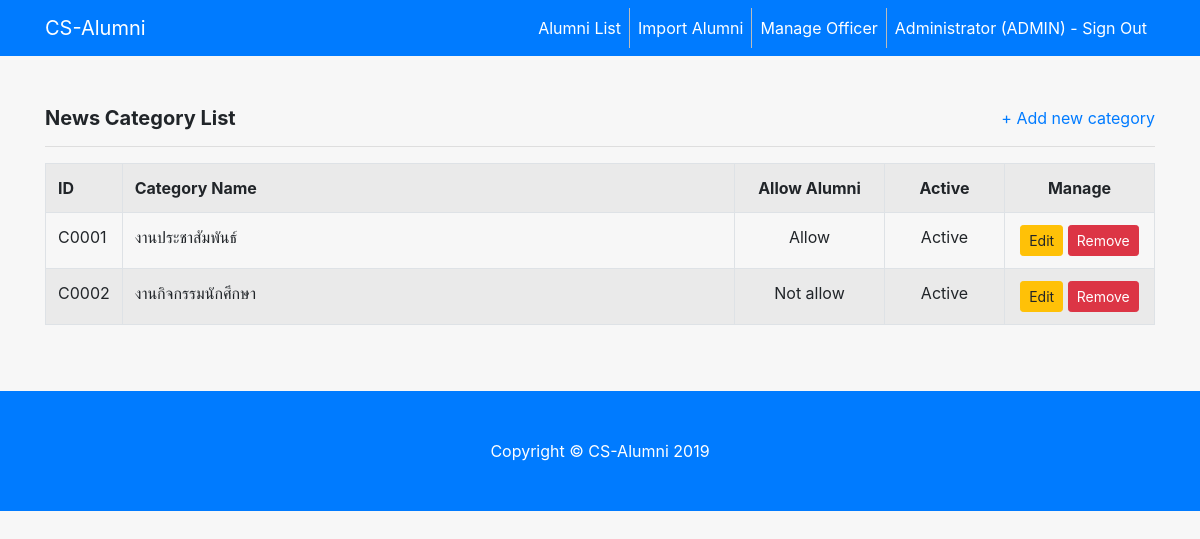
Screenshot of /news_category.php (signed in) with the database file from the repository.
### tables this page shows
CREATE TABLE `news_category` (
  `CategoryCode` varchar(5) NOT NULL,
  `CategoryName` varchar(100) NOT NULL,
  `AllowAlumni` int(11) NOT NULL,
  `Active` int(11) NOT NULL,
  `CreatedOn` datetime NOT NULL,
  `CreatedBy` varchar(10) NOT NULL,
  `UpdatedOn` datetime DEFAULT NULL,
  `UpdatedBy` varchar(10) DEFAULT NULL
);

### services/util_service.php (called while the page is built, shortened)
<?php session_start();
function GetConnection()
{
    $conn = new mysqli(DBConnection::$host, DBConnection::$username, DBConnection::$password, DBConnection::$database_name);
    mysqli_query($conn,"SET character_set_results=utf8");
    mysqli_query($conn,"SET character_set_client=utf8");
    mysqli_query($conn,"SET character_set_connection=utf8");
    return $conn;
}
function SelectRows($sql)
{
	$connextion = GetConnection();
	$result = mysqli_query($connextion,$sql);
    return $result;
}
?>

### news_category.php (the view, shortened to what this page needs)
<?php
include "header.php";
?>
<div class="container">
    <a href="news_category_detail.php" class="float-right">+ Add new category</a>
    <h5><b>News Category List</b></h5>
    <hr />
    <table class="table table-bordered table-striped table-hover">
        <tr>
            <th style="width: 50px;">ID</th>
            <th>Category Name</th>
            <th style="width: 150px;" class="text-center">Allow Alumni</th>
            <th style="width: 120px;" class="text-center">Active</th>
            <th style="width: 150px;" class="text-center">Manage</th>
        </tr>
        <?php
        $sql = "select * from news_category order by CategoryCode";
        $datas = SelectRows($sql);
        while($data = $datas->fetch_array()){
        ?>
        <tr data-sortable-row-key="<?php echo $data["CategoryCode"] ?>">
            <td><?php echo $data["CategoryCode"] ?></td>
            <td><?php echo $data["CategoryName"] ?>
                        </td>
            <td class="text-center"><?php echo $data["AllowAlumni"] == 1 ? "Allow" : "Not allow" ?>
                        </td>
            <td class="text-center"><?php echo $data["Active"] == 1 ? "Active" : "Inactive" ?>
                        </td>
            <td class="text-center">
                <a class="btn btn-warning btn-sm"  href="news_category_detail.php?ref=<?php echo $data["CategoryCode"] ?>">Edit</a>
                <form method="post" style="display: inline">
                    <button type="submit" class="btn btn-danger btn-sm"
                                    onclick="return confirm('ต้องการลบรายการนี้หรือไม่ ?');"
                                    value="<?php echo $data["CategoryCode"] ?>" name="btnDeleteRow">
                        Remove
                    </button>
                </form>
            </td>
        </tr>
        <?php } ?>
    </table>
</div>
<?php
include "footer.php";
?>

### css/custom.css (style rules this page uses)
body { background:#f7f7f7; }

### rows the page displays
news_category: CategoryCode "C0001", CategoryName "งานประชาสัมพันธ์", AllowAlumni "Allow", Active "Active"
news_category: CategoryCode "C0002", CategoryName "งานกิจกรรมนักศึกษา", AllowAlumni "Not allow", Active "Active"

### other values shown
UserService::UserFullName() "Administrator"
UserService::UserType() "ADMIN"
